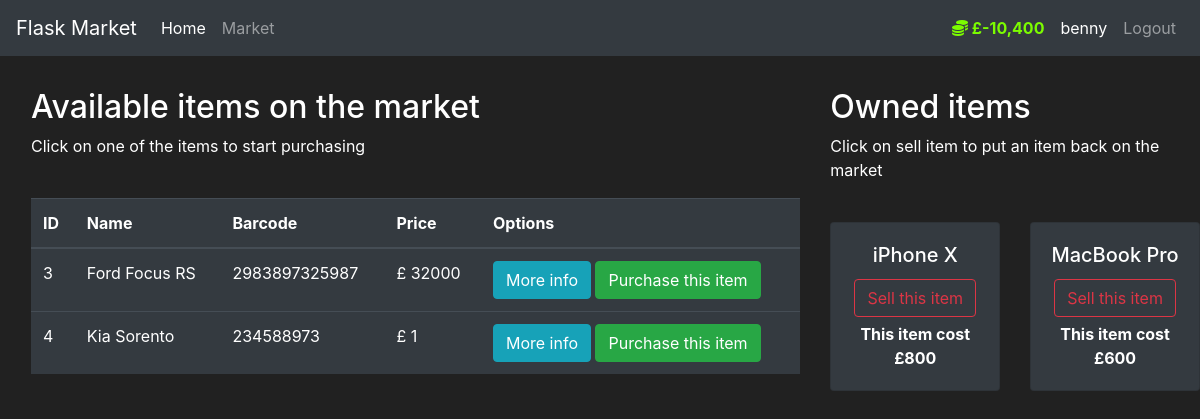
The page /market (signed in) on the database its author committed.
### market/models.py (models this page shows, shortened)
class User(db.Model, UserMixin):
    id = db.Column(db.Integer(), nullable=False, primary_key=True)
    username = db.Column(db.String(length=30), nullable=False, unique=True)
    email_address = db.Column(db.String(length=50), nullable=False, unique=True)
    password = db.Column(db.String(length=60), nullable=False)
    budget = db.Column(db.Integer(), nullable=False, default=1000)
    items = db.relationship('Item', backref='owned_user', lazy=True)
    @property
    def prettier_budget(self):
        if len(str(self.budget)) >= 4:
            return f'£{str(self.budget)[:-3]},{str(self.budget)[-3:]}'
        else:
            return f'£{self.budget}'
    @property
    def password_hash(self):
        return self.password

class Item(db.Model):
    id = db.Column(db.Integer(), nullable=False, primary_key=True)
    name = db.Column(db.String(length=30), nullable=False, unique=True)
    barcode = db.Column(db.String(length=12), nullable=False, unique=True)
    price = db.Column(db.Integer(), nullable=False)
    description = db.Column(db.String(length=1024), nullable=False)
    owner = db.Column(db.Integer(), db.ForeignKey('user.id'))

### market/routes.py (the view, shortened to what this page needs)
@app.route('/market', methods=['GET', 'POST'])
@login_required
def market_page():
    purchase_form = PurchaseItemForm()
    sell_item_form = SellItemForm()
    if request.method == 'GET':
        items = Item.query.filter_by(owner=None)
        owned_items = Item.query.filter_by(owner=current_user.id)
        return render_template('market.html', items=items, owned_items=owned_items,
                               purchase_form=purchase_form, sell_item_form=sell_item_form)

### market/models.py (called while the page is built)
@login_manager.user_loader
def load_user(user_id):
    return User.query.get(int(user_id))

### market/templates/market.html (shortened to what this page needs)
{% extends 'base.html' %}
{% block content %}
  <div class="row" style="margin-top: 2em; margin-left: 1em">
    <div class="col-8">
      <h2>Available items on the market</h2>
      <p>Click on one of the items to start purchasing</p>
      <br>
      <table class="table table-hover table-dark">
        <thead>
        <tr>
          <th scope="col">ID</th>
          <th scope="col">Name</th>
          <th scope="col">Barcode</th>
          <th scope="col">Price</th>
          <th scope="col">Options</th>
        </tr>
        </thead>
        <tbody>
        {% for i in items %}
          <tr>
            <td>{{ i.id }}</td>
            <td>{{ i.name }}</td>
            <td>{{ i.barcode }}</td>
            <td>£ {{ i.price }}</td>
            <td>
              <button class="btn btn-outline btn-info"
                      data-toggle="modal" data-target="#Modal-MoreInfo-{{ i.id }}">More info</button>
              <button class="btn btn-outline btn-success"
                      data-toggle="modal" data-target="#Modal-PurchaseConfirm-{{ i.id }}">Purchase this item</button>
            </td>
          </tr>
        {% endfor %}
        </tbody>
      </table>
    </div>
    <div class="col-4">
      <h2>Owned items</h2>
      <p>Click on sell item to put an item back on the market</p>
      <br>
      <div class="row">
        {% for oi in owned_items %}
          <div class="col-md-6">
            <div class="card text-center bg-dark" style="margin-bottom: 0.3em">
              <div class="card-body">
                <h5 class="card-title">{{ oi.name }}</h5>
                <button class="btn btn-outline-danger" type="button" style="margin-bottom: 0.3em"
                        data-toggle="modal" data-target="#Modal-SellingConfirm-{{ oi.id }}">
                  Sell this item
                </button>
                <p class="card-text">
                  <strong>This item cost £{{ oi.price }}</strong>
                </p>
              </div>
            </div>
          </div>
        {% endfor %}
      </div>
    </div>
  </div>
{% endblock %}

### market/templates/base.html (shortened to what this page needs)
<!doctype html>
<html lang="en">
<head>
  <link rel="stylesheet" href="https://cdn.jsdelivr.net/npm/bootstrap@4.5.3/dist/css/bootstrap.min.css"
>
</head>
<body>
  <nav class="navbar navbar-expand-md navbar-dark bg-dark">
    <a class="navbar-brand" href="#">Flask Market</a>
    <div class="collapse navbar-collapse" id="navbarNav">
      <ul class="navbar-nav mr-auto">
        <li class="nav-item active">
          <a class="nav-link" href="{{ url_for('home_page') }}">Home <span class="sr-only">(current)</span></a>
        </li>
        <li class="nav-item">
          <a class="nav-link" href="{{ url_for('market_page') }}">Market</a>
        </li>
      </ul>
      {% if current_user.is_authenticated %}
        <ul class="navbar-nav">
          <li class="nav-item">
            <a class="nav-link" style="color: lawngreen; font-weight: bold">
              <i class="fas fa-coins"></i>
              {{ current_user.prettier_budget }}
            </a>
          </li>
          <li class="nav-item">
            <a class="nav-link" style="margin:0; color:white">{{ current_user.username }}</a>
          </li>
          <li class="nav-item">
            <a class="nav-link" href="{{ url_for('logout_page') }}">Logout</a>
          </li>
        </ul>
      {% endif %}
    </div>
  </nav>
  {% block content %}
  {% endblock %}
</body>
</html>

### market/templates/base.html (style rules this page uses)
body { background-color: #212121; color: white }

### rows shown on the page
User: prettier_budget "£-10,400", username "benny"
Item: id "3", name "Ford Focus RS", barcode "2983897325987", price "32000"
Item: id "4", name "Kia Sorento", barcode "234588973", price "1"
Item: name "iPhone X", price "800"
Item: name "MacBook Pro", price "600"
